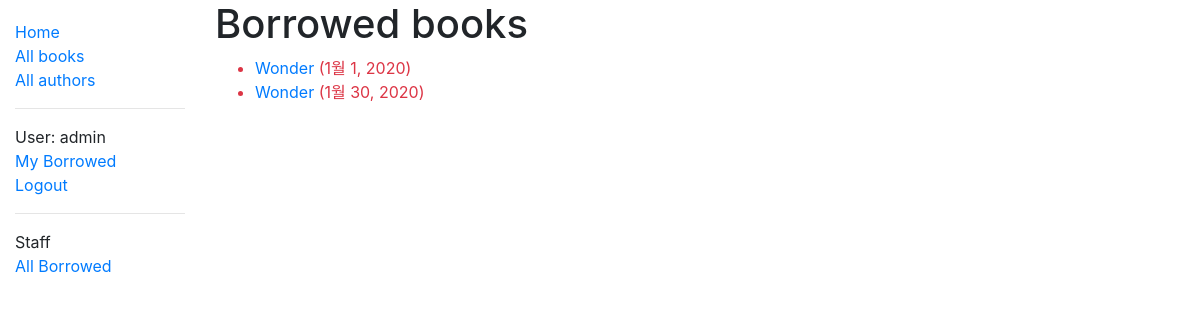
Before: /catalog/mybooks/ (signed in) with the older database file.
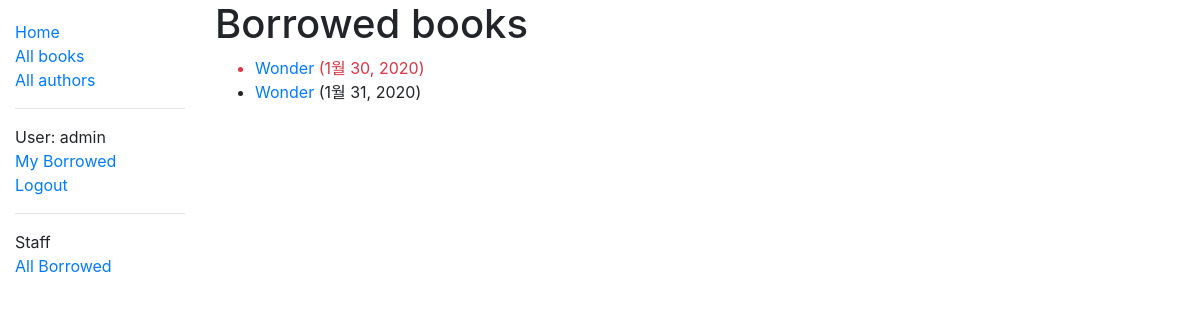
After: the same page with the newer database file.
### catalog/models.py (models this page shows, shortened)
class BookInstance(models.Model):
    id = models.UUIDField(
        primary_key=True,
        default=uuid.uuid4,
        help_text="Unique ID for this particular book across whole library",
    )
    book = models.ForeignKey("Book", on_delete=models.SET_NULL, null=True)
    imprint = models.CharField(max_length=200)
    due_back = models.DateField(null=True, blank=True)
    borrower = models.ForeignKey(User, on_delete=models.SET_NULL, null=True, blank=True)
    @property
    def is_overdue(self):
        if self.due_back and date.today() > self.due_back:
            return True
        return False
    LOAN_STATUS = (
        ("m", "Maintenance"),
        ("o", "On loan"),
        ("a", "Available"),
        ("r", "Reserved"),
    )
    status = models.CharField(
        max_length=1,
        choices=LOAN_STATUS,
        blank=True,
        default="m",
        help_text="Book availability",
    )
    class Meta:
        ordering = ["due_back"]

class Book(models.Model):
    title = models.CharField(max_length=200)
    author = models.ForeignKey("Author", on_delete=models.SET_NULL, null=True)
    summary = models.TextField(
        max_length=1000, help_text="Enter a brief description of the book"
    )
    isbn = models.CharField(
        "ISBN",
        max_length=13,
        help_text='13 Character <a href="https://www.isbn-international.org/content/what-isbn">ISBN number</a>',
    )
    value = models.ForeignKey("Price", on_delete=models.SET_NULL, null=True)
    genre = models.ManyToManyField("Genre", help_text="Select a genre for this book")
    def display_genre(self):
        return ', '.join(genre.name for genre in self.genre.all()[:3])
    display_genre.short_description = 'Genre'
    CHOICE_LANGUAGE = (
        ("af", "Afrikaans"),
        ("ar", "Arabic"),
        ("az", "Azeri (Latin)"),
        ("be", "Belarusian"),
        ("bg", "Bulgarian"),
        ("ca", "Catalan"),
        ("cs", "Czech"),
        ("cy", "Welsh"),
        ("da", "Danish"),
        ("de", "German"),
        ("dv", "Divehi"),
        ("el", "Greek"),
        ("en", "English"),
        ("eo", "Esperanto"),
        ("es", "Spanish"),
        ("et", "Estonian"),
        ("eu", "Basque"),
        ("fa", "Farsi"),
        ("fi", "Finnish"),
        ("fo", "Faroese"),
        ("fr", "French"),
        ("gl", "Galician"),
        ("gu", "Gujarati"),
        ("he", "Hebrew"),
        ("hi", "Hindi"),
        ("hr", "Croatian"),
        ("hu", "Hungarian"),
        ("hy", "Armenian"),
        ("id", "Indonesian"),
        ("is", "Icelandic"),
        ("it", "Italian"),
        ("ja", "Japanese"),
        ("ka", "Georgian"),
        ("kk", "Kazakh"),
        ("kn", "Kannada"),
        ("ko", "Korean"),
        ("ky", "Kyrgyz"),
        ("lt", "Lithuanian"),
        ("lv", "Latvian"),
        ("mi", "Maori"),
        ("mk", "FYRO Macedonian"),
        ("mn", "Mongolian"),
        ("mr", "Marathi"),
        ("ms", "Malay"),
        ("mt", "Maltese"),
        ("nb", "Norwegian"),
        ("nl", "Dutch"),
        ("ns", "Northern Sotho"),
        ("pa", "Punjabi"),
        ("pl", "Polish"),
        ("ps", "Pashto"),
        ("pt", "Portuguese"),
        ("qu", "Quechua"),
        ("ro", "Romanian"),
        ("ru", "Russian"),
        ("sa", "Sanskrit"),
        ("se", "Sami (Northern)"),
        ("sk", "Slovak"),
        ("sl", "Slovenian"),
        ("sq", "Albanian"),
        ("sv", "Swedish"),
        ("sw", "Swahili"),
        ("ta", "Tamil"),
        ("te", "Telugu"),
        ("th", "Thai"),
        ("tl", "Tagalog"),
        ("tn", "Tswana"),
        ("tr", "Turkish"),
        ("tt", "Tatar"),
        ("ts", "Tsonga"),
        ("uk", "Ukrainian"),
        ("ur", "Urdu"),
        ("uz", "Uzbek (Latin)"),
        ("vi", "Vietnamese"),
        ("xh", "Xhosa"),
        ("zh", "Chinese"),
        ("zu", "Zulu"),
    )
    language = models.CharField(
        max_length=2,
        choices=CHOICE_LANGUAGE,
        blank=True,
        default="ko",
        help_text="Book Language",
    )

### catalog/views.py (the view)
# urls.py: path('mybooks/', views.LoanedBooksByUserListView.as_view(), name='my-borrowed'),
class LoanedBooksByUserListView(LoginRequiredMixin,generic.ListView):
    model = BookInstance
    template_name ='catalog/bookinstance_list_borrowed_user.html'
    paginate_by = 10
    def get_queryset(self):
        return BookInstance.objects.filter(borrower=self.request.user).filter(status__exact='o').order_by('due_back')

### catalog/templates/catalog/bookinstance_list_borrowed_user.html
{% extends "base_generic.html" %}
{% block content %}
    <h1>Borrowed books</h1>
    {% if bookinstance_list %}
    <ul>
      {% for bookinst in bookinstance_list %}
      <li class="{% if bookinst.is_overdue %}text-danger{% endif %}">
        <a href="{% url 'book-detail' bookinst.book.pk %}">{{bookinst.book.title}}</a> ({{ bookinst.due_back }})
      </li>
      {% endfor %}
    </ul>
    {% else %}
      <p>There are no books borrowed.</p>
    {% endif %}
{% endblock %}

Changed rows visible on the page:
shown differently, row unchanged: BookInstance (number 1 of 2 on the later page): moves up the list
changed BookInstance (number 2 of 2 on the later page): due_back "1월 1, 2020" → "1월 31, 2020"
